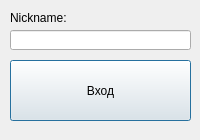
<?xml version="1.0" encoding="UTF-8"?>
<ui version="4.0">
 <class>Dialog</class>
 <widget class="QDialog" name="Dialog">
  <property name="geometry">
   <rect>
    <x>0</x>
    <y>0</y>
    <width>200</width>
    <height>140</height>
   </rect>
  </property>
  <property name="windowTitle">
   <string>Dialog</string>
  </property>
  <widget class="QLineEdit" name="nick">
   <property name="geometry">
    <rect>
     <x>10</x>
     <y>30</y>
     <width>181</width>
     <height>20</height>
    </rect>
   </property>
  </widget>
  <widget class="QPushButton" name="enter">
   <property name="geometry">
    <rect>
     <x>10</x>
     <y>60</y>
     <width>181</width>
     <height>61</height>
    </rect>
   </property>
   <property name="text">
    <string>Вход</string>
   </property>
  </widget>
  <widget class="QLabel" name="label">
   <property name="geometry">
    <rect>
     <x>10</x>
     <y>10</y>
     <width>211</width>
     <height>16</height>
    </rect>
   </property>
   <property name="text">
    <string>Nickname:</string>
   </property>
  </widget>
 </widget>
 <resources/>
 <connections/>
</ui>
